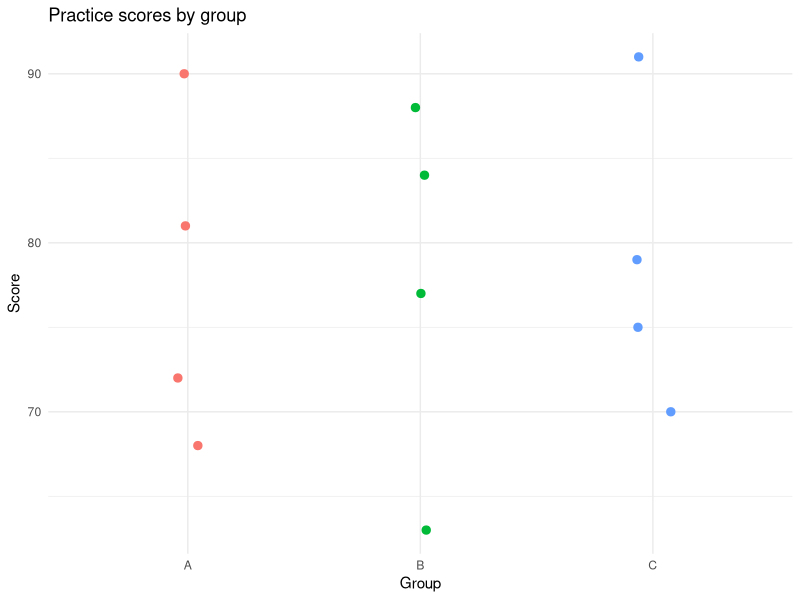
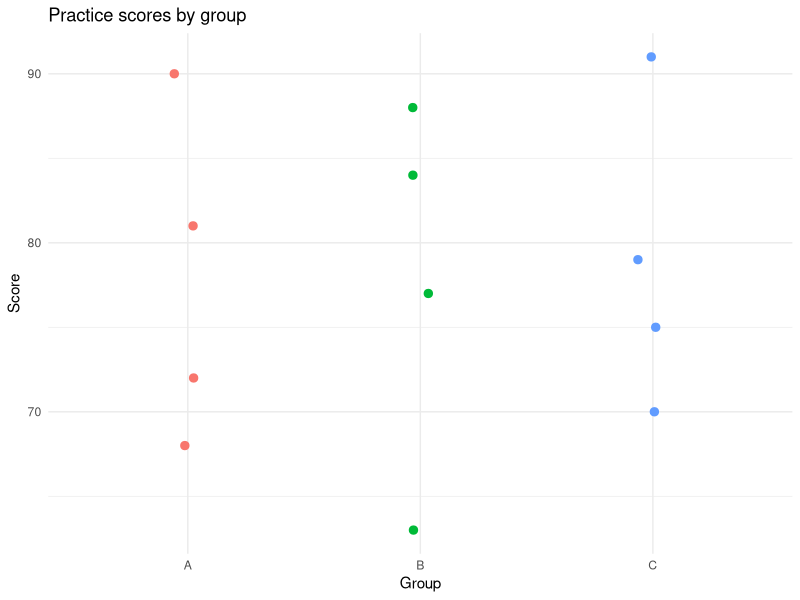

Generate these figures, in order, with R:
# 03_import_clean_export.R
# Run from the RStudio project root.

required_packages <- c("readr", "dplyr", "ggplot2")
missing <- required_packages[!vapply(required_packages, requireNamespace,
                                    logical(1), quietly = TRUE)]
if (length(missing)) {
  stop("Install these packages first: ", paste(missing, collapse = ", "))
}

library(readr)
library(dplyr)
library(ggplot2)

dir.create("outputs", showWarnings = FALSE)

# Import -----------------------------------------------------------------
raw <- read_csv("data/practice_measurements.csv", show_col_types = FALSE)
print(head(raw))
print(str(raw))
print(colSums(is.na(raw)))

# Clean and create a derived variable ------------------------------------
clean <- raw |>
  filter(!is.na(score), minutes > 0) |>
  mutate(score_per_minute = score / minutes)

summary_by_group <- clean |>
  group_by(group) |>
  summarise(
    n = n(),
    mean_score = mean(score),
    sd_score = sd(score),
    .groups = "drop"
  )

# Plot -------------------------------------------------------------------
score_plot <- ggplot(clean, aes(group, score, color = group)) +
  geom_jitter(width = 0.08, height = 0, size = 2.5, show.legend = FALSE) +
  labs(title = "Practice scores by group", x = "Group", y = "Score") +
  theme_minimal()
print(score_plot)

# Export -----------------------------------------------------------------
write_csv(clean, "outputs/clean_measurements.csv")
write_csv(summary_by_group, "outputs/summary_by_group.csv")
ggsave("outputs/score_plot.png", score_plot, width = 7, height = 5, dpi = 160)

cat("Wrote cleaned data, a summary table, and a plot to outputs/.\n")
